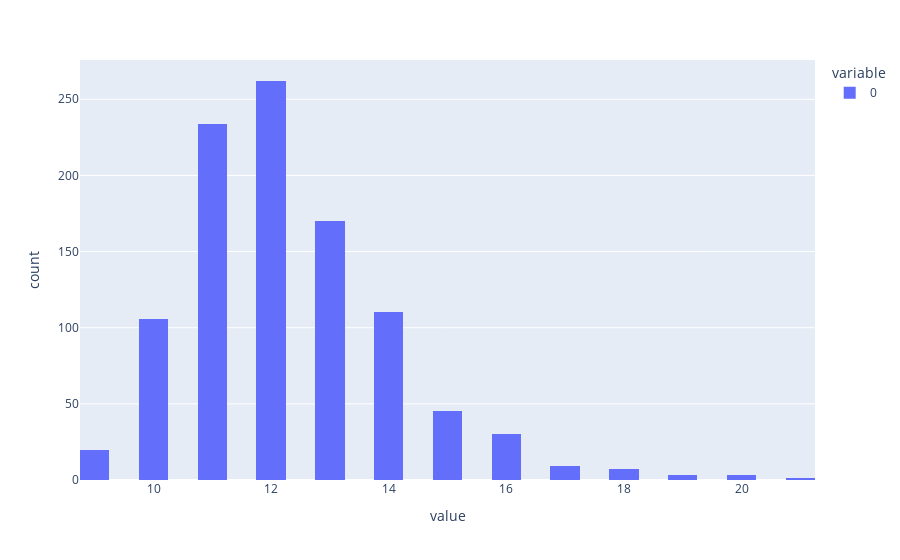

Here is the notebook cell this chart was saved with:
### Markdown cell above
# Visualisation

### Code cell
px.histogram(lengths, nbins=25)

### Figure 1 — Plotly figure (JSON) as saved in the notebook; plotly's stock layout.template omitted (floating-point values rounded to 4 significant figures; data arrays with more than 128 entries replaced by an {"elided": "..."} marker saying what was removed)
{"data": [{"alignmentgroup": "True", "bingroup": "x", "hovertemplate": "variable=0<br>value=%{x}<br>count=%{y}<extra></extra>", "legendgroup": "0", "marker": {"color": "#636efa"}, "name": "0", "nbinsx": 25, "offsetgroup": "0", "orientation": "v", "showlegend": true, "type": "histogram", "x": {"elided": "1000 int values"}, "xaxis": "x", "yaxis": "y"}], "layout": {"barmode": "relative", "legend": {"title": {"text": "variable"}, "tracegroupgap": 0}, "margin": {"t": 60}, "xaxis": {"anchor": "y", "domain": [0, 1], "title": {"text": "value"}}, "yaxis": {"anchor": "x", "domain": [0, 1], "title": {"text": "count"}}}}
